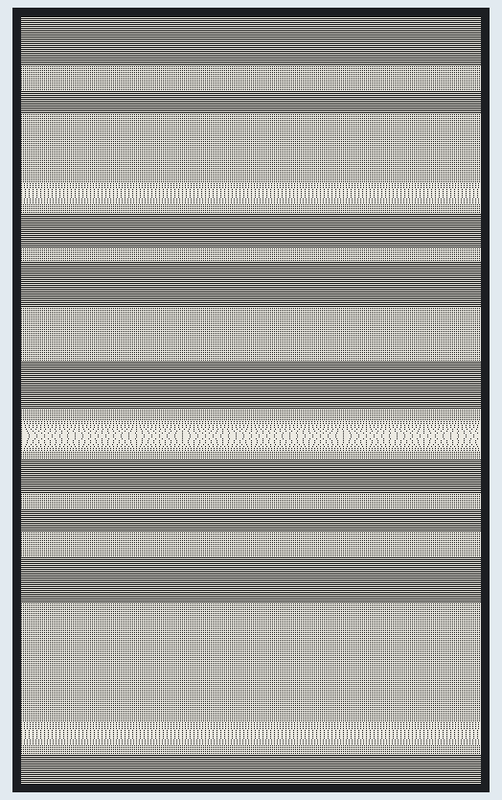
Recording of a sketch running on a simulated Arduino Uno, built for the host (arithmetic inside an expression is 32-bit, double 64-bit). Parts: 480×800 one-colour display.

Above: at 4.2 s.

The sketch:

17_colored_lines.ino
```cpp
#include <GxEPD2_BW.h>
#include <FastLED.h>

#define NOISE_SCALE 5

GxEPD2_BW<GxEPD2_750_T7, GxEPD2_750_T7::HEIGHT> display(GxEPD2_750_T7(/*CS=5*/ SS, /*DC=*/ 17, /*RST=*/ 16, /*BUSY=*/ 4));

void setup() {
  initDisplay();

  for (int y=0; y<=display.height(); y+=2) {
    draw_line(y, inoise8(y*NOISE_SCALE));
  }
  display.display();
}

void draw_line(int y, uint8_t color) {
  int ratio = display.width() / map(color, 0, 255, 0, display.width());
  for (int x=0; x<=display.width(); x++) {
    int c = (x % ratio == 0) ? GxEPD_BLACK : GxEPD_WHITE;
    display.drawPixel(x, y, c);
  }
}


void initDisplay() {
  display.init(0, true, 2, false);
  display.setRotation(1);
  display.fillScreen(GxEPD_WHITE);
}

void loop() {}
```
